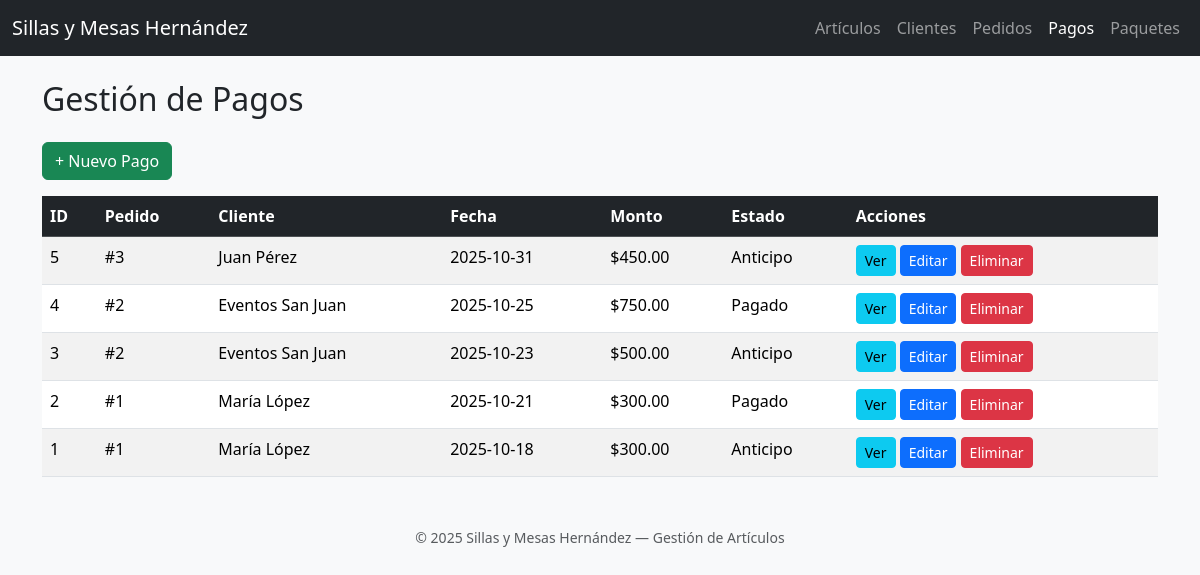
Screenshot of /php/pagos.php with the database file from the repository.
### tables this page shows
CREATE TABLE Pago (
    idPago INT AUTO_INCREMENT PRIMARY KEY,
    idPedido INT,
    fechaPago DATE,
    monto DECIMAL(10,2),
    estadoPago VARCHAR(20) DEFAULT 'Pendiente',
    FOREIGN KEY (idPedido) REFERENCES Pedido(idPedido)
        ON DELETE CASCADE
);

CREATE TABLE Pedido (
    idPedido INT AUTO_INCREMENT PRIMARY KEY,
    idCliente INT,
    fechaPedido DATE,
    fechaEvento DATE NOT NULL,
    fechaEntrega DATE,
    fechaDevolucion DATE,
    montoTotal DECIMAL(10,2),
    FOREIGN KEY (idCliente) REFERENCES Cliente(idCliente)
        ON DELETE CASCADE
);

CREATE TABLE Cliente (
    idCliente INT AUTO_INCREMENT PRIMARY KEY,
    nombre VARCHAR(100) NOT NULL,
    direccion VARCHAR(150),
    correo VARCHAR(100)
);

### php/pagos.php (the view, shortened to what this page needs)
<?php
require_once "conexion.php";
try {
    $sql = "
        SELECT P.idPago, P.fechaPago, P.monto, P.estadoPago,
               Pe.idPedido, C.nombre AS cliente
        FROM Pago P
        JOIN Pedido Pe ON P.idPedido = Pe.idPedido
        JOIN Cliente C ON Pe.idCliente = C.idCliente
        ORDER BY P.idPago DESC
    ";
    $pagos = $conn->query($sql)->fetchAll(PDO::FETCH_ASSOC);
} catch (PDOException $e) {
    die("Error al leer pagos: " . htmlspecialchars($e->getMessage()));
}
?>
<!DOCTYPE html>
<html lang="es">
<head>
  <link href="https://cdn.jsdelivr.net/npm/bootstrap@5.3.3/dist/css/bootstrap.min.css" rel="stylesheet">
</head>
<body class="bg-light">
<nav class="navbar navbar-expand-lg navbar-dark bg-dark">
  <div class="container-fluid">
    <a class="navbar-brand" href="index.php">Sillas y Mesas Hernández</a>
    <div class="collapse navbar-collapse" id="navbarNav">
      <ul class="navbar-nav ms-auto">
		<li class="nav-item"><a class="nav-link" href="articulos.php">Artículos</a></li>
        <li class="nav-item"><a class="nav-link" href="clientes.php">Clientes</a></li>
        <li class="nav-item"><a class="nav-link" href="pedidos.php">Pedidos</a></li>
        <li class="nav-item"><a class="nav-link active" href="pagos.php">Pagos</a></li>
        <li class="nav-item"><a class="nav-link" href="paquetes.php">Paquetes</a></li>
      </ul>
    </div>
  </div>
</nav>
<div class="container mt-4">
  <h2 class="mb-4">Gestión de Pagos</h2>
  <a href="nuevo_pago.php" class="btn btn-success mb-3">+ Nuevo Pago</a>
  <table class="table table-striped table-hover">
    <thead class="table-dark">
      <tr>
        <th>ID</th>
        <th>Pedido</th>
        <th>Cliente</th>
        <th>Fecha</th>
        <th>Monto</th>
        <th>Estado</th>
        <th>Acciones</th>
      </tr>
    </thead>
    <tbody>
     <?php if ($pagos): ?>
      <?php foreach($pagos as $p): ?>
      <tr>
        <td><?= htmlspecialchars($p['idPago']) ?></td>
        <td>#<?= htmlspecialchars($p['idPedido']) ?></td>
        <td><?= htmlspecialchars($p['cliente']) ?></td>
        <td><?= htmlspecialchars($p['fechaPago']) ?></td>
        <td>$<?= number_format($p['monto'],2) ?></td>
        <td><?= htmlspecialchars($p['estadoPago']) ?></td>
        <td>
          <a href="ver_pago.php?id=<?= $p['idPago'] ?>" class="btn btn-sm btn-info">Ver</a>
          <a href="editar_pago.php?id=<?= $p['idPago'] ?>" class="btn btn-sm btn-primary">Editar</a>
          <a href="eliminar_pago.php?id=<?= $p['idPago'] ?>" class="btn btn-sm btn-danger"
             onclick="return confirm('¿Eliminar este pago?');">Eliminar</a>
        </td>
      </tr>
      <?php endforeach; ?>
    <?php else: ?>
        <tr><td colspan="7" class="text-center text-muted">No hay pagos registrados aún.</td></tr>
      <?php endif; ?>
    </tbody>
  </table>
</div>
    <footer class="text-center mt-5 mb-3 text-muted">
  <small>© 2025 Sillas y Mesas Hernández — Gestión de Artículos</small>
</footer>
</body>
</html>

### rows the page displays
pago: idPago "5", idPedido.idPedido "3", cliente.nombre "Juan Pérez", fechaPago "2025-10-31", monto "450.00", estadoPago "Anticipo"
pago: idPago "4", idPedido.idPedido "2", cliente.nombre "Eventos San Juan", fechaPago "2025-10-25", monto "750.00", estadoPago "Pagado"
pago: idPago "3", idPedido.idPedido "2", cliente.nombre "Eventos San Juan", fechaPago "2025-10-23", monto "500.00", estadoPago "Anticipo"
pago: idPago "2", idPedido.idPedido "1", cliente.nombre "María López", fechaPago "2025-10-21", monto "300.00", estadoPago "Pagado"
pago: idPago "1", idPedido.idPedido "1", cliente.nombre "María López", fechaPago "2025-10-18", monto "300.00", estadoPago "Anticipo"
